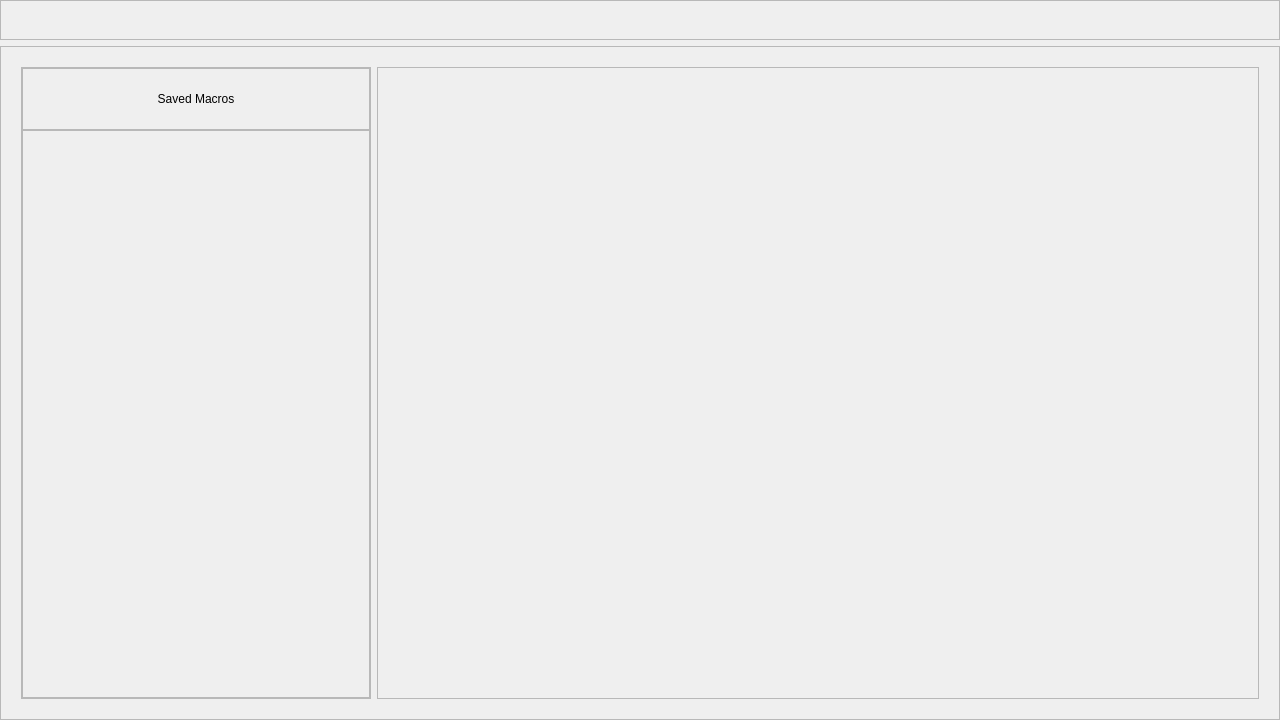
<?xml version="1.0" encoding="UTF-8"?>
<ui version="4.0">
 <class>Window</class>
 <widget class="QWidget" name="Window">
  <property name="geometry">
   <rect>
    <x>0</x>
    <y>0</y>
    <width>1280</width>
    <height>720</height>
   </rect>
  </property>
  <property name="minimumSize">
   <size>
    <width>1000</width>
    <height>480</height>
   </size>
  </property>
  <property name="focusPolicy">
   <enum>Qt::StrongFocus</enum>
  </property>
  <property name="acceptDrops">
   <bool>true</bool>
  </property>
  <property name="windowTitle">
   <string>Click Mapper</string>
  </property>
  <property name="styleSheet">
   <string notr="true">#Window {
	background-color: #111111;
	border-radius: 20px;
}

#MacroListCtr {
	border-radius: 40px;
	background-color: #0A0A0A;
}
#MacroList {
	background: transparent;
	border-bottom-left-radius: 20px;
	border-bottom-right-radius: 20px;
}
#MacroList QWidget {
	background: transparent;
}

#MacroListTitle {
background-color: #1C1C1C;
	border-top-left-radius: 20px;
	border-top-right-radius: 20px;
}

#MacroListTitleLabel {
	font: 30pt &quot;Inter&quot;;
	color: white;
}




QScrollBar:vertical{
	width: 20px;
	right: 20px;
	margin: 10px 10px 45px 0;
	background: #151515;

}
QScrollBar::handle:vertical {
	background: #505050;
	border-radius: 5px;
}
QScrollBar::handle:vertical:hover {
	background: #5A5A5A;
}
QScrollBar::handle:vertical:pressed {
	background: #6A6A6A;
}
QScrollBar::add-line:vertical, QScrollBar::sub-line:vertical
{
      border: none;
      background: none;
      color: none;
}
QScrollBar::add-page:vertical, QScrollBar::sub-page:vertical
{
	background: #151515;
}

#MacroListContent &gt; QFrame { 
	border-radius: 10px;
	min-height: 65px;
	max-height: 65px; 
}
#MacroListContent QFrame:hover {
	background: #151515; 
}
#MacroList QLabel { 
	color: white;
	font: 12pt &quot;Inter&quot; 
}
#MacroList QPushButton { 
	border-image: url(:/TitleBar/title_bar/ClsBtn.svg);
	min-width: 20px;
	max-width: 20px;
	min-height: 20px;
	max-height: 20px; 
}
#MacroList QPushButton:hover { 
	border-image: url(:/TitleBar/title_bar/ClsBtn_Hov.svg); 
}
#MacroList QPushButton:pressed { 
	border-image: url(:/TitleBar/title_bar/ClsBtn_Act.svg); 
} </string>
  </property>
  <layout class="QVBoxLayout" name="verticalLayout">
   <property name="leftMargin">
    <number>0</number>
   </property>
   <property name="topMargin">
    <number>0</number>
   </property>
   <property name="rightMargin">
    <number>0</number>
   </property>
   <property name="bottomMargin">
    <number>0</number>
   </property>
   <item>
    <widget class="QFrame" name="BarPlaceholder">
     <property name="minimumSize">
      <size>
       <width>0</width>
       <height>40</height>
      </size>
     </property>
     <property name="maximumSize">
      <size>
       <width>16777215</width>
       <height>40</height>
      </size>
     </property>
     <property name="frameShape">
      <enum>QFrame::StyledPanel</enum>
     </property>
     <property name="frameShadow">
      <enum>QFrame::Raised</enum>
     </property>
    </widget>
   </item>
   <item>
    <widget class="QFrame" name="Main">
     <property name="acceptDrops">
      <bool>false</bool>
     </property>
     <property name="styleSheet">
      <string notr="true"/>
     </property>
     <property name="frameShape">
      <enum>QFrame::StyledPanel</enum>
     </property>
     <property name="frameShadow">
      <enum>QFrame::Raised</enum>
     </property>
     <layout class="QHBoxLayout" name="horizontalLayout">
      <property name="leftMargin">
       <number>20</number>
      </property>
      <property name="topMargin">
       <number>20</number>
      </property>
      <property name="rightMargin">
       <number>20</number>
      </property>
      <property name="bottomMargin">
       <number>20</number>
      </property>
      <item>
       <widget class="QFrame" name="MacroListCtr">
        <property name="minimumSize">
         <size>
          <width>350</width>
          <height>0</height>
         </size>
        </property>
        <property name="maximumSize">
         <size>
          <width>350</width>
          <height>16777215</height>
         </size>
        </property>
        <property name="frameShape">
         <enum>QFrame::StyledPanel</enum>
        </property>
        <property name="frameShadow">
         <enum>QFrame::Raised</enum>
        </property>
        <layout class="QVBoxLayout" name="verticalLayout_2">
         <property name="spacing">
          <number>0</number>
         </property>
         <property name="leftMargin">
          <number>0</number>
         </property>
         <property name="topMargin">
          <number>0</number>
         </property>
         <property name="rightMargin">
          <number>0</number>
         </property>
         <property name="bottomMargin">
          <number>0</number>
         </property>
         <item>
          <widget class="QFrame" name="MacroListTitle">
           <property name="frameShape">
            <enum>QFrame::StyledPanel</enum>
           </property>
           <property name="frameShadow">
            <enum>QFrame::Raised</enum>
           </property>
           <layout class="QVBoxLayout" name="verticalLayout_4">
            <property name="spacing">
             <number>0</number>
            </property>
            <property name="leftMargin">
             <number>0</number>
            </property>
            <property name="topMargin">
             <number>0</number>
            </property>
            <property name="rightMargin">
             <number>0</number>
            </property>
            <property name="bottomMargin">
             <number>0</number>
            </property>
            <item>
             <widget class="QLabel" name="MacroListTitleLabel">
              <property name="minimumSize">
               <size>
                <width>0</width>
                <height>60</height>
               </size>
              </property>
              <property name="text">
               <string>Saved Macros</string>
              </property>
              <property name="alignment">
               <set>Qt::AlignCenter</set>
              </property>
             </widget>
            </item>
           </layout>
          </widget>
         </item>
         <item>
          <widget class="QScrollArea" name="MacroList">
           <property name="cursor" stdset="0">
            <cursorShape>ArrowCursor</cursorShape>
           </property>
           <property name="verticalScrollBarPolicy">
            <enum>Qt::ScrollBarAsNeeded</enum>
           </property>
           <property name="horizontalScrollBarPolicy">
            <enum>Qt::ScrollBarAlwaysOff</enum>
           </property>
           <property name="widgetResizable">
            <bool>true</bool>
           </property>
           <widget class="QWidget" name="MacroListContent">
            <property name="geometry">
             <rect>
              <x>0</x>
              <y>0</y>
              <width>350</width>
              <height>20</height>
             </rect>
            </property>
            <property name="sizePolicy">
             <sizepolicy hsizetype="Preferred" vsizetype="Fixed">
              <horstretch>0</horstretch>
              <verstretch>0</verstretch>
             </sizepolicy>
            </property>
            <layout class="QVBoxLayout" name="verticalLayout_3">
             <property name="spacing">
              <number>5</number>
             </property>
             <property name="leftMargin">
              <number>30</number>
             </property>
             <property name="topMargin">
              <number>10</number>
             </property>
             <property name="rightMargin">
              <number>20</number>
             </property>
             <property name="bottomMargin">
              <number>10</number>
             </property>
            </layout>
           </widget>
          </widget>
         </item>
        </layout>
       </widget>
      </item>
      <item>
       <widget class="QFrame" name="frame">
        <property name="frameShape">
         <enum>QFrame::StyledPanel</enum>
        </property>
        <property name="frameShadow">
         <enum>QFrame::Raised</enum>
        </property>
       </widget>
      </item>
     </layout>
    </widget>
   </item>
  </layout>
 </widget>
 <resources>
  <include location="../images/resources.qrc"/>
 </resources>
 <connections/>
</ui>
